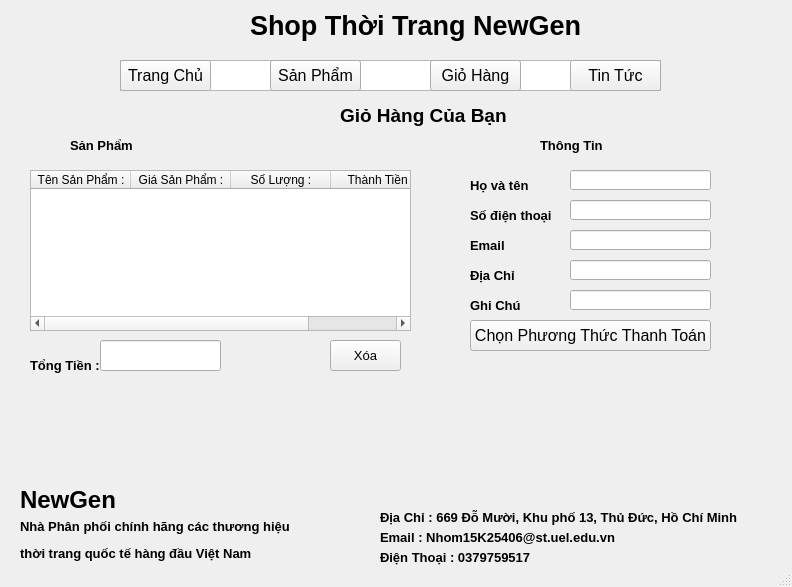
<?xml version="1.0" encoding="UTF-8"?>
<ui version="4.0">
 <class>MainWindow</class>
 <widget class="QMainWindow" name="MainWindow">
  <property name="geometry">
   <rect>
    <x>0</x>
    <y>0</y>
    <width>792</width>
    <height>587</height>
   </rect>
  </property>
  <property name="windowTitle">
   <string>MainWindow</string>
  </property>
  <widget class="QWidget" name="centralwidget">
   <widget class="QLabel" name="logo">
    <property name="geometry">
     <rect>
      <x>20</x>
      <y>10</y>
      <width>71</width>
      <height>61</height>
     </rect>
    </property>
    <property name="text">
     <string/>
    </property>
    <property name="scaledContents">
     <bool>true</bool>
    </property>
   </widget>
   <widget class="QLineEdit" name="hoten">
    <property name="geometry">
     <rect>
      <x>570</x>
      <y>170</y>
      <width>141</width>
      <height>20</height>
     </rect>
    </property>
   </widget>
   <widget class="QLabel" name="label_3">
    <property name="geometry">
     <rect>
      <x>340</x>
      <y>90</y>
      <width>241</width>
      <height>51</height>
     </rect>
    </property>
    <property name="text">
     <string>&lt;html&gt;&lt;head/&gt;&lt;body&gt;&lt;p&gt;&lt;span style=&quot; font-size:14pt; font-weight:600;&quot;&gt;Giỏ Hàng Của Bạn&lt;/span&gt;&lt;/p&gt;&lt;/body&gt;&lt;/html&gt;</string>
    </property>
   </widget>
   <widget class="QLabel" name="label_4">
    <property name="geometry">
     <rect>
      <x>470</x>
      <y>160</y>
      <width>91</width>
      <height>51</height>
     </rect>
    </property>
    <property name="text">
     <string>&lt;html&gt;&lt;head/&gt;&lt;body&gt;&lt;p&gt;&lt;span style=&quot; font-size:10pt; font-weight:600;&quot;&gt;Họ và tên&lt;/span&gt;&lt;/p&gt;&lt;/body&gt;&lt;/html&gt;</string>
    </property>
   </widget>
   <widget class="QLabel" name="label_5">
    <property name="geometry">
     <rect>
      <x>470</x>
      <y>190</y>
      <width>91</width>
      <height>51</height>
     </rect>
    </property>
    <property name="text">
     <string>&lt;html&gt;&lt;head/&gt;&lt;body&gt;&lt;p&gt;&lt;span style=&quot; font-size:10pt; font-weight:600;&quot;&gt;Số điện thoại&lt;/span&gt;&lt;/p&gt;&lt;/body&gt;&lt;/html&gt;</string>
    </property>
   </widget>
   <widget class="QLineEdit" name="sdt">
    <property name="geometry">
     <rect>
      <x>570</x>
      <y>200</y>
      <width>141</width>
      <height>20</height>
     </rect>
    </property>
   </widget>
   <widget class="QLabel" name="label_6">
    <property name="geometry">
     <rect>
      <x>470</x>
      <y>220</y>
      <width>91</width>
      <height>51</height>
     </rect>
    </property>
    <property name="text">
     <string>&lt;html&gt;&lt;head/&gt;&lt;body&gt;&lt;p&gt;&lt;span style=&quot; font-size:10pt; font-weight:600;&quot;&gt;Email&lt;/span&gt;&lt;/p&gt;&lt;/body&gt;&lt;/html&gt;</string>
    </property>
   </widget>
   <widget class="QLineEdit" name="email">
    <property name="geometry">
     <rect>
      <x>570</x>
      <y>230</y>
      <width>141</width>
      <height>20</height>
     </rect>
    </property>
   </widget>
   <widget class="QLabel" name="label_7">
    <property name="geometry">
     <rect>
      <x>470</x>
      <y>250</y>
      <width>91</width>
      <height>51</height>
     </rect>
    </property>
    <property name="text">
     <string>&lt;html&gt;&lt;head/&gt;&lt;body&gt;&lt;p&gt;&lt;span style=&quot; font-size:10pt; font-weight:600;&quot;&gt;Địa Chỉ&lt;/span&gt;&lt;/p&gt;&lt;/body&gt;&lt;/html&gt;</string>
    </property>
   </widget>
   <widget class="QLineEdit" name="diachi">
    <property name="geometry">
     <rect>
      <x>570</x>
      <y>260</y>
      <width>141</width>
      <height>20</height>
     </rect>
    </property>
   </widget>
   <widget class="QLabel" name="label_8">
    <property name="geometry">
     <rect>
      <x>470</x>
      <y>280</y>
      <width>91</width>
      <height>51</height>
     </rect>
    </property>
    <property name="text">
     <string>&lt;html&gt;&lt;head/&gt;&lt;body&gt;&lt;p&gt;&lt;span style=&quot; font-size:10pt; font-weight:600;&quot;&gt;Ghi Chú&lt;/span&gt;&lt;/p&gt;&lt;/body&gt;&lt;/html&gt;</string>
    </property>
   </widget>
   <widget class="QLineEdit" name="ghichu">
    <property name="geometry">
     <rect>
      <x>570</x>
      <y>290</y>
      <width>141</width>
      <height>20</height>
     </rect>
    </property>
   </widget>
   <widget class="QLabel" name="label_9">
    <property name="geometry">
     <rect>
      <x>540</x>
      <y>120</y>
      <width>241</width>
      <height>51</height>
     </rect>
    </property>
    <property name="text">
     <string>&lt;html&gt;&lt;head/&gt;&lt;body&gt;&lt;p&gt;&lt;span style=&quot; font-size:10pt; font-weight:600;&quot;&gt;Thông Tin &lt;/span&gt;&lt;/p&gt;&lt;/body&gt;&lt;/html&gt;</string>
    </property>
   </widget>
   <widget class="QPushButton" name="thanhtoan">
    <property name="geometry">
     <rect>
      <x>470</x>
      <y>320</y>
      <width>241</width>
      <height>31</height>
     </rect>
    </property>
    <property name="font">
     <font>
      <pointsize>12</pointsize>
     </font>
    </property>
    <property name="text">
     <string>Chọn Phương Thức Thanh Toán</string>
    </property>
   </widget>
   <widget class="QLabel" name="label_10">
    <property name="geometry">
     <rect>
      <x>70</x>
      <y>120</y>
      <width>241</width>
      <height>51</height>
     </rect>
    </property>
    <property name="text">
     <string>&lt;html&gt;&lt;head/&gt;&lt;body&gt;&lt;p&gt;&lt;span style=&quot; font-size:10pt; font-weight:600;&quot;&gt;Sản Phẩm&lt;/span&gt;&lt;/p&gt;&lt;/body&gt;&lt;/html&gt;</string>
    </property>
   </widget>
   <widget class="QTextEdit" name="textEdit">
    <property name="geometry">
     <rect>
      <x>120</x>
      <y>60</y>
      <width>541</width>
      <height>31</height>
     </rect>
    </property>
   </widget>
   <widget class="QPushButton" name="sanpham">
    <property name="geometry">
     <rect>
      <x>270</x>
      <y>60</y>
      <width>91</width>
      <height>31</height>
     </rect>
    </property>
    <property name="font">
     <font>
      <pointsize>12</pointsize>
     </font>
    </property>
    <property name="text">
     <string>Sản Phẩm</string>
    </property>
   </widget>
   <widget class="QPushButton" name="trangchu">
    <property name="geometry">
     <rect>
      <x>120</x>
      <y>60</y>
      <width>91</width>
      <height>31</height>
     </rect>
    </property>
    <property name="font">
     <font>
      <pointsize>12</pointsize>
     </font>
    </property>
    <property name="text">
     <string>Trang Chủ</string>
    </property>
   </widget>
   <widget class="QPushButton" name="tintuc">
    <property name="geometry">
     <rect>
      <x>570</x>
      <y>60</y>
      <width>91</width>
      <height>31</height>
     </rect>
    </property>
    <property name="font">
     <font>
      <pointsize>12</pointsize>
     </font>
    </property>
    <property name="text">
     <string>Tin Tức</string>
    </property>
   </widget>
   <widget class="QPushButton" name="giohang">
    <property name="geometry">
     <rect>
      <x>430</x>
      <y>60</y>
      <width>91</width>
      <height>31</height>
     </rect>
    </property>
    <property name="font">
     <font>
      <pointsize>12</pointsize>
     </font>
    </property>
    <property name="text">
     <string>Giỏ Hàng</string>
    </property>
   </widget>
   <widget class="QLabel" name="label">
    <property name="geometry">
     <rect>
      <x>250</x>
      <y>0</y>
      <width>341</width>
      <height>51</height>
     </rect>
    </property>
    <property name="text">
     <string>&lt;html&gt;&lt;head/&gt;&lt;body&gt;&lt;p&gt;&lt;span style=&quot; font-size:20pt; font-weight:600;&quot;&gt;Shop Thời Trang NewGen&lt;/span&gt;&lt;/p&gt;&lt;/body&gt;&lt;/html&gt;</string>
    </property>
   </widget>
   <widget class="QLabel" name="cuoi">
    <property name="geometry">
     <rect>
      <x>0</x>
      <y>400</y>
      <width>791</width>
      <height>81</height>
     </rect>
    </property>
    <property name="text">
     <string/>
    </property>
    <property name="scaledContents">
     <bool>true</bool>
    </property>
   </widget>
   <widget class="QLabel" name="label_11">
    <property name="geometry">
     <rect>
      <x>380</x>
      <y>550</y>
      <width>371</width>
      <height>16</height>
     </rect>
    </property>
    <property name="text">
     <string>&lt;html&gt;&lt;head/&gt;&lt;body&gt;&lt;p&gt;&lt;span style=&quot; font-size:10pt; font-weight:600;&quot;&gt;Điện Thoại : 0379759517&lt;/span&gt;&lt;/p&gt;&lt;/body&gt;&lt;/html&gt;</string>
    </property>
   </widget>
   <widget class="QLabel" name="label_12">
    <property name="geometry">
     <rect>
      <x>380</x>
      <y>530</y>
      <width>371</width>
      <height>16</height>
     </rect>
    </property>
    <property name="text">
     <string>&lt;html&gt;&lt;head/&gt;&lt;body&gt;&lt;p&gt;&lt;span style=&quot; font-size:10pt; font-weight:600;&quot;&gt;Email : Nhom15K25406@st.uel.edu.vn&lt;/span&gt;&lt;/p&gt;&lt;/body&gt;&lt;/html&gt;</string>
    </property>
   </widget>
   <widget class="QLabel" name="label_13">
    <property name="geometry">
     <rect>
      <x>20</x>
      <y>480</y>
      <width>111</width>
      <height>41</height>
     </rect>
    </property>
    <property name="text">
     <string>&lt;html&gt;&lt;head/&gt;&lt;body&gt;&lt;p&gt;&lt;span style=&quot; font-size:18pt; font-weight:600;&quot;&gt;NewGen&lt;/span&gt;&lt;/p&gt;&lt;/body&gt;&lt;/html&gt;</string>
    </property>
   </widget>
   <widget class="QLabel" name="label_14">
    <property name="geometry">
     <rect>
      <x>20</x>
      <y>510</y>
      <width>281</width>
      <height>61</height>
     </rect>
    </property>
    <property name="text">
     <string>&lt;html&gt;&lt;head/&gt;&lt;body&gt;&lt;p&gt;&lt;span style=&quot; font-size:10pt; font-weight:600;&quot;&gt;Nhà Phân phối chính hãng các thương hiệu &lt;/span&gt;&lt;/p&gt;&lt;p&gt;&lt;span style=&quot; font-size:10pt; font-weight:600;&quot;&gt;thời trang quốc tế hàng đầu Việt Nam&lt;/span&gt;&lt;/p&gt;&lt;/body&gt;&lt;/html&gt;</string>
    </property>
   </widget>
   <widget class="QLabel" name="label_15">
    <property name="geometry">
     <rect>
      <x>380</x>
      <y>510</y>
      <width>401</width>
      <height>16</height>
     </rect>
    </property>
    <property name="text">
     <string>&lt;html&gt;&lt;head/&gt;&lt;body&gt;&lt;p&gt;&lt;span style=&quot; font-size:10pt; font-weight:600;&quot;&gt;Địa Chỉ : 669 Đỗ Mười, Khu phố 13, Thủ Đức, Hồ Chí Minh&lt;/span&gt;&lt;/p&gt;&lt;/body&gt;&lt;/html&gt;</string>
    </property>
   </widget>
   <widget class="QTableWidget" name="thongtingiohang">
    <property name="geometry">
     <rect>
      <x>30</x>
      <y>170</y>
      <width>381</width>
      <height>161</height>
     </rect>
    </property>
    <column>
     <property name="text">
      <string>Tên Sản Phẩm :</string>
     </property>
    </column>
    <column>
     <property name="text">
      <string>Giá Sản Phẩm :</string>
     </property>
    </column>
    <column>
     <property name="text">
      <string>Số Lượng :</string>
     </property>
    </column>
    <column>
     <property name="text">
      <string>Thành Tiền :</string>
     </property>
    </column>
   </widget>
   <widget class="QLabel" name="label_16">
    <property name="geometry">
     <rect>
      <x>30</x>
      <y>340</y>
      <width>91</width>
      <height>51</height>
     </rect>
    </property>
    <property name="text">
     <string>&lt;html&gt;&lt;head/&gt;&lt;body&gt;&lt;p&gt;&lt;span style=&quot; font-size:10pt; font-weight:600;&quot;&gt;Tổng Tiền :&lt;/span&gt;&lt;/p&gt;&lt;/body&gt;&lt;/html&gt;</string>
    </property>
   </widget>
   <widget class="QLineEdit" name="tongtien">
    <property name="geometry">
     <rect>
      <x>100</x>
      <y>340</y>
      <width>121</width>
      <height>31</height>
     </rect>
    </property>
   </widget>
   <widget class="QPushButton" name="xoa">
    <property name="geometry">
     <rect>
      <x>330</x>
      <y>340</y>
      <width>71</width>
      <height>31</height>
     </rect>
    </property>
    <property name="font">
     <font>
      <pointsize>10</pointsize>
     </font>
    </property>
    <property name="text">
     <string>Xóa</string>
    </property>
   </widget>
  </widget>
  <widget class="QMenuBar" name="menubar">
   <property name="geometry">
    <rect>
     <x>0</x>
     <y>0</y>
     <width>792</width>
     <height>18</height>
    </rect>
   </property>
  </widget>
  <widget class="QStatusBar" name="statusbar"/>
 </widget>
 <resources/>
 <connections/>
</ui>
